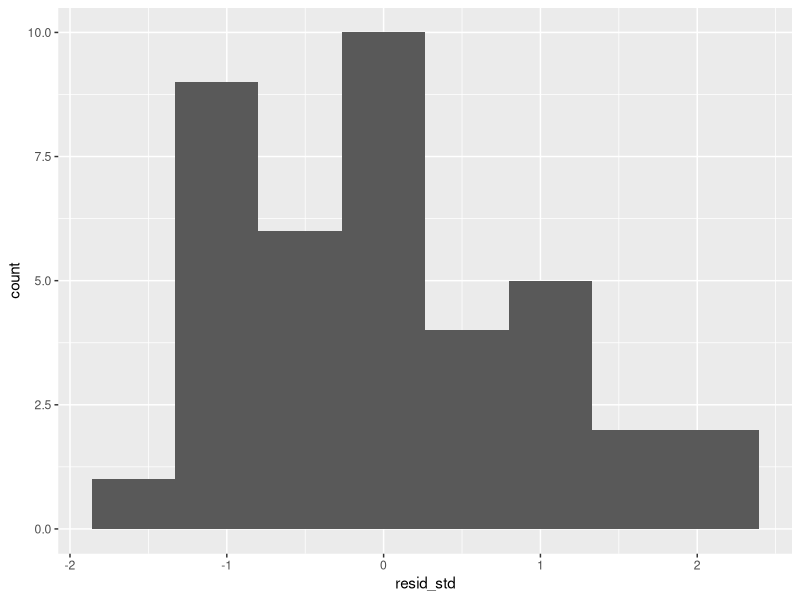
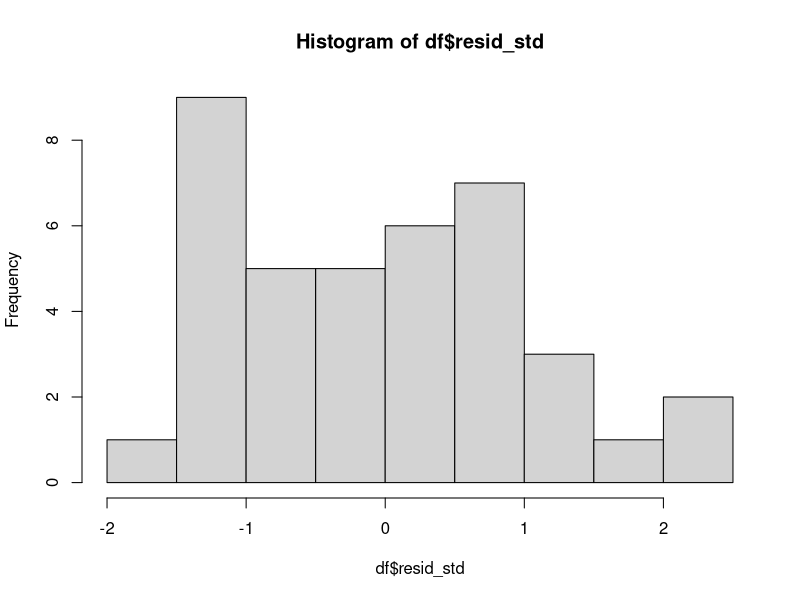
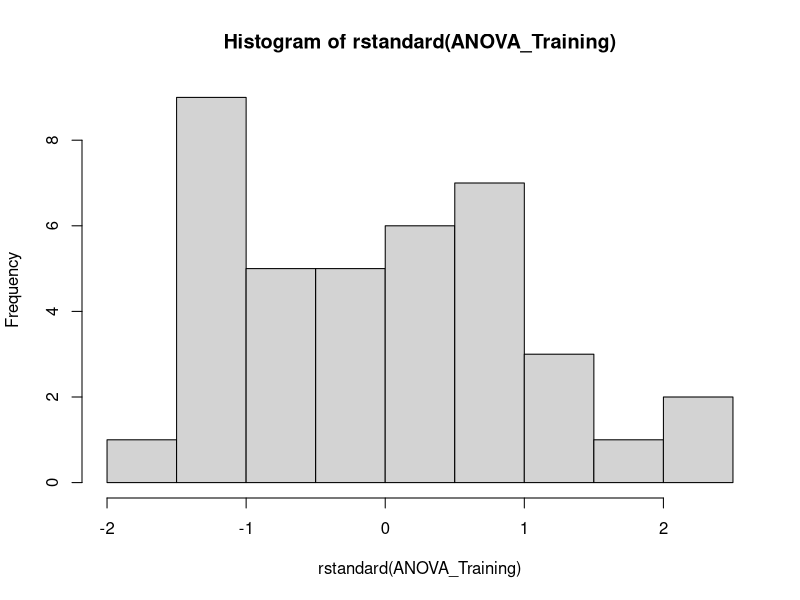
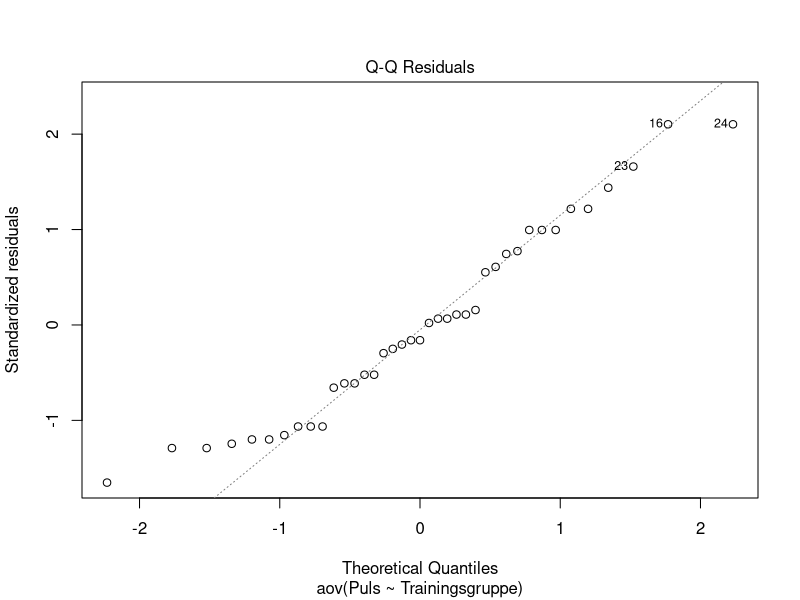

These figures' R source, in order:
# Quelle: https://www.youtube.com/watch?v=GctGncQrJew


# Pakete laden ------------------------------------------------------------

library(tidyverse)



# Datengenerierung --------------------------------------------------------

df <- dplyr::tibble(
  Puls = c(45, 60, 65, 57, 44, 35, 45, 85, 58, 68, 72, 75, 60,
           100, 125, 145, 110, 120, 115, 100, 120, 125, 135, 145, 130, 120,
           100, 110, 100, 95, 98, 125, 120, 118, 95, 100, 119, 125, 140),
  Trainingsgruppe = c(rep(0, 13), rep(1, 13), rep(2, 13))
)



# Voraussetzungen ANOVA ---------------------------------------------------

# 1) Intervallskalierte abhängige Variable (Ruhepuls)

# 2) Normalverteilung der Residuen 
#    Alternativ: normalverteilte abhängige Variable je Gruppe

# 3) Varianzhomogenität zwischen den Gruppen




# Vorausssetzungen prüfen -------------------------------------------------

### Varianzhomogenität 

# deskripitve Analyse

psych::describeBy(x = df$Puls, group = df$Trainingsgruppe)

# ist hier auf den ersten Blick gegeben  vgl. sd = Wurzel der Varianz (genauerer Test Levene-Test)




# Durchführung der ANOVA --------------------------------------------------

ANOVA_Training <- aov(formula = Puls ~ Trainingsgruppe, data = df)

summary(ANOVA_Training)

# signifikanter F-Test (F value: 33.64 Pr(>F): 1.17e-06 => Wahrscheinlichkeit, dass solch ein grosser F-Wert empirisch vorkommt,
# beträgt 1.17e-04%)
# Signifikante Unterschiede zwischen den Gruppen!
# ABER wir können noch nicht sagen zwischen welchen Gruppen!




# Post-hoc-Test (paarweise Vergleichstests!) ------------------------------

# Problem: Alpha-Fehler-Kumulierung => wir können nicht einfach so mehrere t-Tests an der gleichen Stichprobe durchführen
# bei n Tests und einem Alpha-Niveau von 5% steigt der Alpha-Fehler auf 1 - (0.95)^n
# vgl. 3 t-Tests: 1 - (0.95)^3 = 1-0.857 = 0.143 => die Wahrscheinlichkeit für den Alpha-Fehler steigt auf 14.3%!
# Alpha-Fehler-Korrektur mittels paarweisen t-Tests!

pairwise.t.test(df$Puls, df$Trainingsgruppe, p.adjust.method = "bonferroni")

# Signifikanzmatrix
# Gruppe 0 und 1 sind signifikant verschieden (p-value: 7.3e-13)
# Gruppe 0 und 2 sind signifikant verschieden (p-vlaue: 1.4e-10)
# Gruppe 1 und 2 sind nicht (!) signifikant verschieden (p-value: 0.16)

# P value adjustment! => um den Alpha-Kumulierungs-Fehler zu korrigieren kann man entweder direkt das Alpha anpassen,
# oder den P-Wert! => hier wird der P-Wert angepasst (bonferroni als konservativste Variante...).




# Voraussetzungen prüfen 2.0 ----------------------------------------------

# Normalverteilung der Residuen

# modelr + ggplot2
df <- df %>% 
  modelr::add_residuals(ANOVA_Training) %>% 
  modelr::add_predictions(ANOVA_Training) %>% 
  mutate(resid_std = (resid - mean(resid)) / sd(resid))

df %>% 
  ggplot(aes(resid_std)) + 
  geom_histogram(bins = 8)

# modelr + base R
hist(df$resid_std)

# base R
hist(rstandard(ANOVA_Training))


# Zusatz (Q-Q-Plot)
plot(ANOVA_Training, 2)
# für eine perfkete Normalverteilung müssten alle standardisierten Residuen auf der Geraden sein...
# ist hier nicht ganz erfüllt, aber OK (Normalverteilung muss nicht perfekt sein...)

